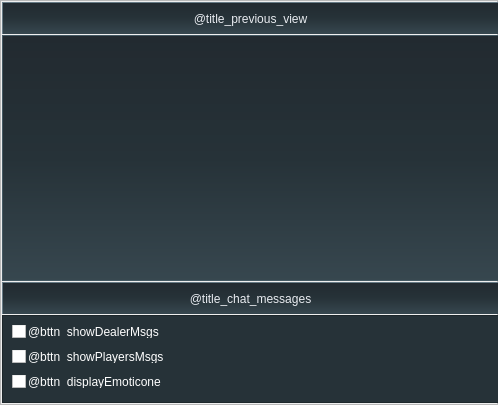
      <widget class="QFrame" name="left_part">
       <property name="minimumSize">
        <size>
         <width>498</width>
         <height>402</height>
        </size>
       </property>
       <property name="maximumSize">
        <size>
         <width>498</width>
         <height>422</height>
        </size>
       </property>
       <property name="styleSheet">
        <string notr="true">QFrame#left_part {
    border: 1px solid #191919;
}</string>
       </property>
       <property name="frameShape">
        <enum>QFrame::StyledPanel</enum>
       </property>
       <property name="frameShadow">
        <enum>QFrame::Raised</enum>
       </property>
       <layout class="QVBoxLayout" name="verticalLayout_2" stretch="0,0,0,1">
        <property name="spacing">
         <number>1</number>
        </property>
        <property name="leftMargin">
         <number>1</number>
        </property>
        <property name="topMargin">
         <number>1</number>
        </property>
        <property name="rightMargin">
         <number>1</number>
        </property>
        <property name="bottomMargin">
         <number>1</number>
        </property>
        <item alignment="Qt::AlignTop">
         <widget class="QLabel" name="title_previous_view">
          <property name="minimumSize">
           <size>
            <width>498</width>
            <height>32</height>
           </size>
          </property>
          <property name="maximumSize">
           <size>
            <width>498</width>
            <height>32</height>
           </size>
          </property>
          <property name="styleSheet">
           <string notr="true">QLabel {
	background-color: qlineargradient(spread:pad, x1:0, y1:1, x2:0, y2:0, stop:0 rgba(55, 71, 79, 255), stop:0.5 rgba(38, 50, 56, 255), stop:1 rgba(34, 42, 48, 255));
border: 1px solid #677b86;
border-left color: #455962;
border-right: 2px solid qlineargradient(spread:pad, x1:0, y1:0, x2:1, y2:0, stop:0 rgba(49, 61, 66, 255), stop:0.499 rgba(49, 61, 66, 255), stop:0.501 rgba(55, 71, 79, 255), stop:1 rgba(55, 71, 79, 255));
border-bottom: none;
color: #e9ecf1;
font: 600 18px &quot;Arial Rounded MT Bold&quot;;
}</string>
          </property>
          <property name="text">
           <string>@title_previous_view</string>
          </property>
          <property name="alignment">
           <set>Qt::AlignCenter</set>
          </property>
         </widget>
        </item>
        <item alignment="Qt::AlignTop">
         <widget class="QLabel" name="preview_previous">
          <property name="minimumSize">
           <size>
            <width>498</width>
            <height>246</height>
           </size>
          </property>
          <property name="maximumSize">
           <size>
            <width>498</width>
            <height>246</height>
           </size>
          </property>
          <property name="styleSheet">
           <string notr="true">QLabel {
	background-color: qlineargradient(spread:pad, x1:0, y1:1, x2:0, y2:0, stop:0 rgba(55, 71, 79, 255), stop:0.5 rgba(38, 50, 56, 255), stop:1 rgba(34, 42, 48, 255));
border: 1px solid #455a64;
}</string>
          </property>
          <property name="pixmap">
           <pixmap>:/textures/tableSettingsCap1.png</pixmap>
          </property>
         </widget>
        </item>
        <item alignment="Qt::AlignTop">
         <widget class="QLabel" name="title_chat_messages">
          <property name="minimumSize">
           <size>
            <width>498</width>
            <height>32</height>
           </size>
          </property>
          <property name="maximumSize">
           <size>
            <width>498</width>
            <height>32</height>
           </size>
          </property>
          <property name="styleSheet">
           <string notr="true">QLabel {
	background-color: qlineargradient(spread:pad, x1:0, y1:1, x2:0, y2:0, stop:0 rgba(55, 71, 79, 255), stop:0.5 rgba(38, 50, 56, 255), stop:1 rgba(34, 42, 48, 255));
border: 1px solid #677b86;
border-left color: #455962;
border-right: 2px solid qlineargradient(spread:pad, x1:0, y1:0, x2:1, y2:0, stop:0 rgba(49, 61, 66, 255), stop:0.499 rgba(49, 61, 66, 255), stop:0.501 rgba(55, 71, 79, 255), stop:1 rgba(55, 71, 79, 255));
border-bottom: none;
color: #e9ecf1;
font: 600 18px &quot;Arial Rounded MT Bold&quot;;
}</string>
          </property>
          <property name="text">
           <string>@title_chat_messages</string>
          </property>
          <property name="alignment">
           <set>Qt::AlignCenter</set>
          </property>
         </widget>
        </item>
        <item alignment="Qt::AlignTop">
         <widget class="QFrame" name="frame_2">
          <property name="minimumSize">
           <size>
            <width>498</width>
            <height>88</height>
           </size>
          </property>
          <property name="maximumSize">
           <size>
            <width>498</width>
            <height>88</height>
           </size>
          </property>
          <property name="styleSheet">
           <string notr="true">QFrame {
    background-color: #263238;
    border-left: 1px solid #455964;
}
QCheckBox {
	font: 12px &quot;Arial Rounded MT Bold&quot;;
color: #ffffff;
padding-bottom: 11px;
spacing: 2px;
}
QCheckBox::indicator {
    border: 1px solid rgba(25, 25, 25,2);
    border-radius: 3px;
    width: 18px;
	height: 18px;
    background-repeat: no-repeat;
    background-position: top left;
    background-attachment: fixed;
    
    
	background-image: url(:/textures/game/settingsCheckBox.png);
    subcontrol-origin: border;
    subcontrol-position: left top;
}

QCheckBox::indicator:hover {
    background-position: center;
}
QCheckBox::indicator:pressed {
    background-position: right;
}

QCheckBox::indicator:checked {
	image: url(:/textures/game/icon_check_green.png);
}

QCheckBox::indicator:checked:pressed {
    
	image: url(:/textures/game/icon_check_pressed.png);
}</string>
          </property>
          <property name="frameShape">
           <enum>QFrame::StyledPanel</enum>
          </property>
          <property name="frameShadow">
           <enum>QFrame::Raised</enum>
          </property>
          <layout class="QVBoxLayout" name="verticalLayout_4">
           <item>
            <widget class="QCheckBox" name="bttn_showDealerMsgs">
             <property name="minimumSize">
              <size>
               <width>0</width>
               <height>24</height>
              </size>
             </property>
             <property name="maximumSize">
              <size>
               <width>16777215</width>
               <height>24</height>
              </size>
             </property>
             <property name="styleSheet">
              <string notr="true"/>
             </property>
             <property name="text">
              <string>@bttn_showDealerMsgs</string>
             </property>
             <attribute name="buttonGroup">
              <string notr="true">bttnGrp_flags</string>
             </attribute>
            </widget>
           </item>
           <item>
            <widget class="QCheckBox" name="bttn_showPlayersMsgs">
             <property name="minimumSize">
              <size>
               <width>0</width>
               <height>24</height>
              </size>
             </property>
             <property name="maximumSize">
              <size>
               <width>16777215</width>
               <height>24</height>
              </size>
             </property>
             <property name="text">
              <string>@bttn_showPlayersMsgs</string>
             </property>
             <attribute name="buttonGroup">
              <string notr="true">bttnGrp_flags</string>
             </attribute>
            </widget>
           </item>
           <item>
            <widget class="QCheckBox" name="bttn_displayEmoticone">
             <property name="minimumSize">
              <size>
               <width>0</width>
               <height>24</height>
              </size>
             </property>
             <property name="maximumSize">
              <size>
               <width>16777215</width>
               <height>24</height>
              </size>
             </property>
             <property name="text">
              <string>@bttn_displayEmoticone</string>
             </property>
             <attribute name="buttonGroup">
              <string notr="true">bttnGrp_flags</string>
             </attribute>
            </widget>
           </item>
          </layout>
         </widget>
        </item>
       </layout>
      </widget>
